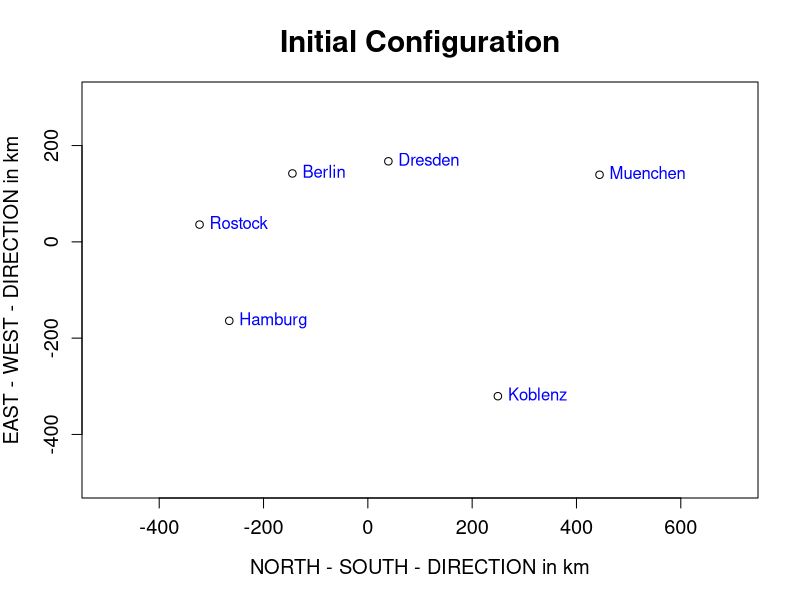

R code for this plot:
# −−−−−−−−−−−−−−−−−−−−−−−−−−−−−−−−−−−−−−−−−−−−−−−−−−−−−−
# Name of QuantLet : MVAMDScity1
# −−−−−−−−−−−−−−−−−−−−−−−−−−−−−−−−−−−−−−−−−−−−−−−−−−−−−−
# Published in : Applied Multivariate Statistical Analysis
# −−−−−−−−−−−−−−−−−−−−−−−−−−−−−−−−−−−−−−−−−−−−−−−−−−−−−−
# Description : Computes the map of the cities by 
# application of multidimensional scaling.
# −−−−−−−−−−−−−−−−−−−−−−−−−−−−−−−−−−−−−−−−−−−−−−−−−−−−−−
# Keywords : MDS, multi-dimensional, scaling, plot, 
# graphical representation
# −−−−−−−−−−−−−−−−−−−−−−−−−−−−−−−−−−−−−−−−−−−−−−−−−−−−−−
# See also : MVAMDScity2, MVAMDSnonmstart, MVAMDSpooladj, 
# MVAmdscarm, MVAnmdscar1, MVAnmdscar2, MVAnmdscar3
# −−−−−−−−−−−−−−−−−−−−−−−−−−−−−−−−−−−−−−−−−−−−−−−−−−−−−−
# Author : Zografia Anastasiadou
# −−−−−−−−−−−−−−−−−−−−−−−−−−−−−−−−−−−−−−−−−−−−−−−−−−−−−−
# Submitted : Tue, October 28 2014 by Felix Jung
# −−−−−−−−−−−−−−−−−−−−−−−−−−−−−−−−−−−−−−−−−−−−−−−−−−−−−−
# Example : Metric MDS solution for the intercity road 
# distances.
# −−−−−−−−−−−−−−−−−−−−−−−−−−−−−−−−−−−−−−−−−−−−−−−−−−−−−−

# clear all variables
rm(list = ls(all = TRUE))
graphics.off()

# Intercity road distances
ber  = c(0, 214, 279, 610, 596, 237)
dre  = c(214, 0, 492, 533, 496, 444)
ham  = c(279, 492, 0, 520, 772, 140)
kob  = c(610, 533, 520, 0, 521, 687)
mue  = c(596, 496, 772, 521, 0, 771)
ros  = c(237, 444, 140, 687, 771, 0)

dist = cbind(ber, dre, ham, kob, mue, ros)

# a, b, h, i are matrices
a    = (dist^2) * (-0.5)
i    = diag(6)
u    = rep(1, 6)
h    = i - (1/6 * (u %*% t(u)))
b    = h %*% a %*% h                       # Determine the inner product matrix
e    = eigen(b)
x    = e$vectors %*% (diag(e$values)^0.5)  # Determine the coordinate matrix

# Plot: Initial Configuration
plot(x[, 1], x[, 2], xlim = c(-500, 700), ylim = c(-500, 300), xlab = "NORTH - SOUTH - DIRECTION in km", 
    ylab = "EAST - WEST - DIRECTION in km", main = "Initial Configuration", cex.axis = 1.2, 
    cex.lab = 1.2, cex.main = 1.8)
text(x[, 1], x[, 2], labels = c("Berlin", "Dresden", "Hamburg", "Koblenz", "Muenchen", 
    "Rostock"), pos = 4, col = "blue") 
